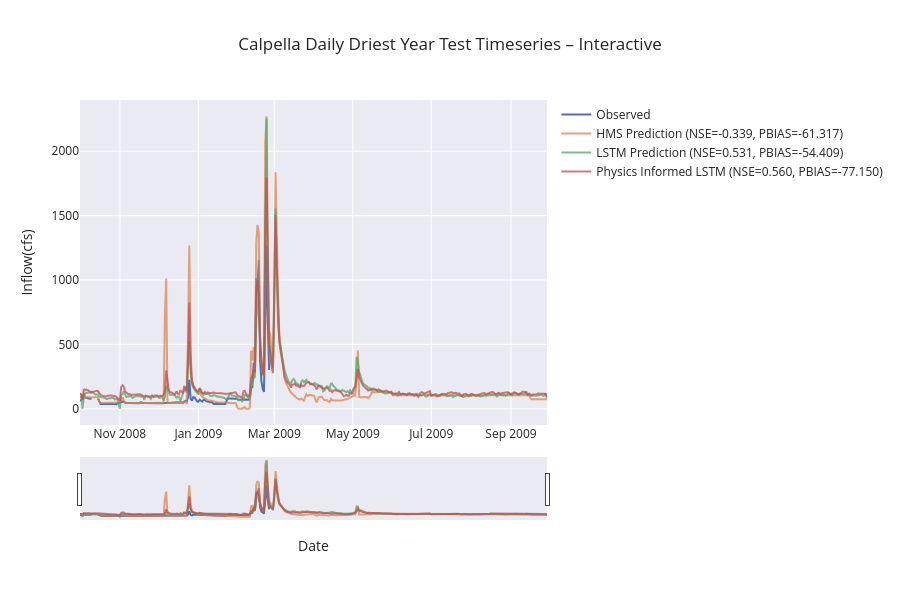

The code cell stored with this chart in its notebook:
### Code cell
if not skip_best_model_test:
    plot_timeseries_comparison(source=(no_physics_test_csv, physics_test_csv, path_to_physics_data), title="Calpella Daily Driest Year Test Timeseries – Interactive", backend="plotly", metrics=metric_list, start_date=dryest_start_test, end_date=dryest_end_test, metrics_out="calpella_daily_test_dry_metrics.csv", ts_out="calpella_daily_test_dry_combined_ts.csv", legend_font=12, axis_font=22)
else:
    plot_timeseries_comparison(source=combined_df, title="Calpella Daily Driest Year Test Timeseries – Interactive", backend="plotly", metrics=metric_list, start_date=dryest_start_test, end_date=dryest_end_test, metrics_out="calpella_daily_test_dry_metrics.csv", ts_out="calpella_daily_test_dry_combined_ts.csv", legend_font=12, axis_font=22)

### Figure 1 — Plotly figure (JSON) as saved in the notebook; plotly's stock layout.template omitted (floating-point values rounded to 4 significant figures; data arrays with more than 128 entries replaced by an {"elided": "..."} marker saying what was removed)
{"data": [{"line": {"width": 2}, "mode": "lines", "name": "Observed", "x": {"elided": "364 str values"}, "y": {"elided": "364 float values"}, "type": "scatter"}, {"line": {"width": 2}, "mode": "lines", "name": "HMS Prediction (NSE=-0.339, PBIAS=-61.317)", "opacity": 0.75, "x": {"elided": "364 str values"}, "y": {"elided": "364 float values"}, "type": "scatter"}, {"line": {"width": 2}, "mode": "lines", "name": "LSTM Prediction (NSE=0.531, PBIAS=-54.409)", "opacity": 0.75, "x": {"elided": "364 str values"}, "y": {"elided": "364 float values"}, "type": "scatter"}, {"line": {"width": 2}, "mode": "lines", "name": "Physics Informed LSTM (NSE=0.560, PBIAS=-77.150)", "opacity": 0.75, "x": {"elided": "364 str values"}, "y": {"elided": "364 float values"}, "type": "scatter"}], "layout": {"legend": {"font": {"size": 12}, "x": 1.02, "y": 1, "xanchor": "left", "yanchor": "top", "bgcolor": "rgba(0,0,0,0)"}, "xaxis": {"rangeslider": {"visible": true}, "title": {"text": "Date"}, "type": "date"}, "margin": {"r": 300}, "title": {"text": "Calpella Daily Driest Year Test Timeseries – Interactive"}, "height": 600, "yaxis": {"title": {"text": "Inflow(cfs)"}}, "hovermode": "x unified"}}
